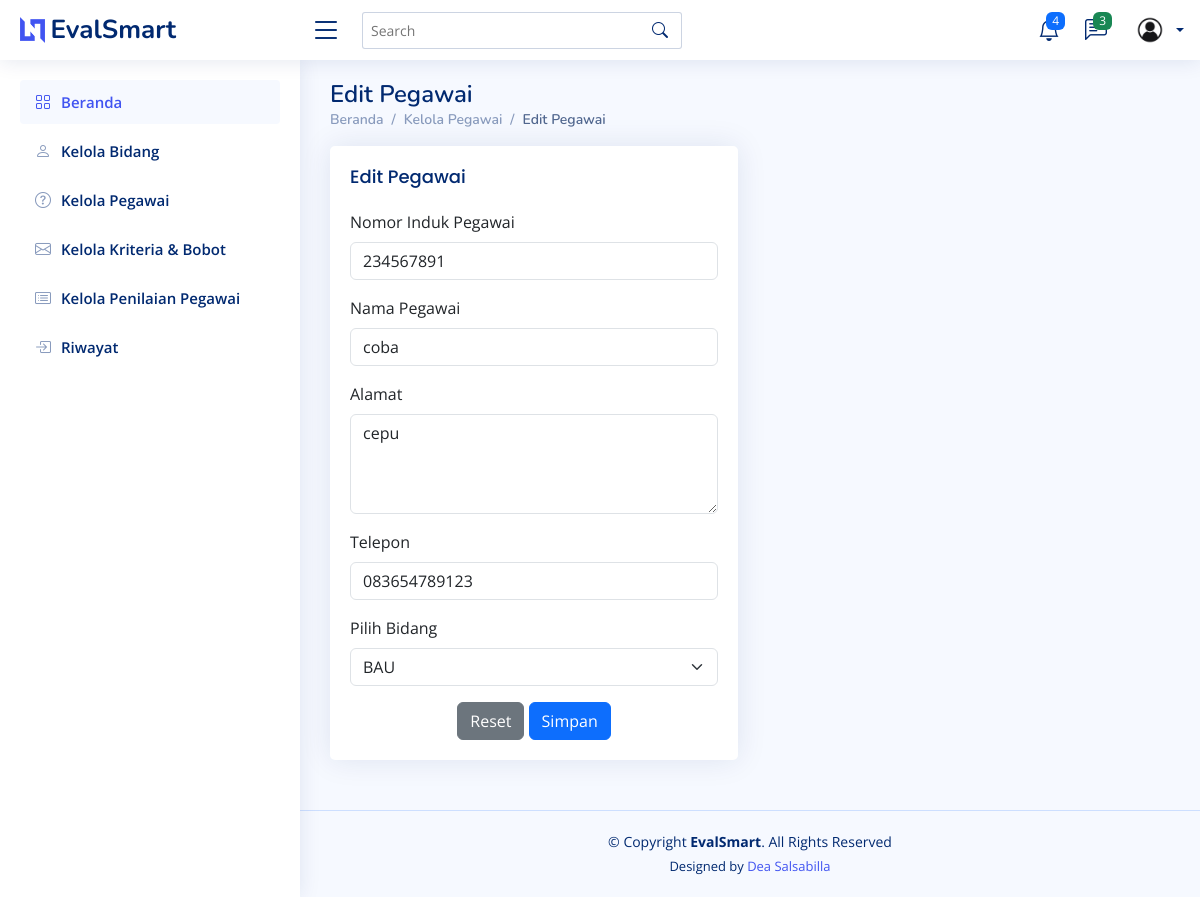
Page /pegawai/edit-pegawai/2/ on the committed database.
### testing/models.py (models this page shows, shortened)
class Pegawai(models.Model):
    id = models.AutoField(primary_key=True)  # ID otomatis
    nomor_induk = models.CharField(max_length=20, unique=True)  # Nomor induk pegawai
    nama = models.CharField(max_length=100)  # Nama pegawai
    alamat = models.TextField()  # Alamat pegawai
    no_telp = models.CharField(max_length=15)  # Nomor telepon pegawai
    bidang = models.ForeignKey(Bidang, on_delete=models.CASCADE)  # Relasi ke tabel Bidang
    class Meta:
        verbose_name_plural = "Pegawai"
        ordering = ['nama']

class Bidang(models.Model):
    id = models.AutoField(primary_key=True)
    nama = models.CharField(max_length=255)
    class Meta:
        verbose_name_plural = "Bidang"
        ordering = ['id']

### testing/views.py (the view, shortened to what this page needs)
# urls.py: path('pegawai/edit-pegawai/<int:pegawai_id>/', views.edit_pegawai, name='edit_pegawai'),
def edit_pegawai(request, pegawai_id):
    pegawai = get_object_or_404(Pegawai, id=pegawai_id)  # Ambil data pegawai berdasarkan ID
    bidang_list = Bidang.objects.all()  # Ambil semua bidang untuk dropdown
    return render(request, 'edit_pegawai.html', {'pegawai': pegawai, 'bidang_list': bidang_list})

### testing/templates/edit_pegawai.html (shortened to what this page needs)
<!DOCTYPE html>
<html lang="en">
  <head>
    {% load static %}
    <link href="{% static 'assets/vendor/bootstrap/css/bootstrap.min.css' %}" rel="stylesheet" />
    <link href="{% static 'assets/vendor/bootstrap-icons/bootstrap-icons.css' %}" rel="stylesheet" />
    <link href="{% static 'assets/vendor/boxicons/css/boxicons.min.css' %}" rel="stylesheet" />
    <link href="{% static 'assets/vendor/quill/quill.snow.css' %}" rel="stylesheet" />
    <link href="{% static 'assets/vendor/quill/quill.bubble.css' %}" rel="stylesheet" />
    <link href="{% static 'assets/vendor/remixicon/remixicon.css' %}" rel="stylesheet" />
    <link href="{% static 'assets/vendor/simple-datatables/style.css' %}" rel="stylesheet" />
    <link href="{% static 'assets/css/style.css' %}" rel="stylesheet" />
  </head>
  <body>
    {% include 'partials/header.html' %}
    {% include 'partials/sidebar.html' %}
    <main id="main" class="main">
      <div class="pagetitle">
        <h1>Edit Pegawai</h1>
        <nav>
          <ol class="breadcrumb">
            <li class="breadcrumb-item">
              <a href="{% url 'home' %}">Beranda</a>
            </li>
            <li class="breadcrumb-item">Kelola Pegawai</li>
            <li class="breadcrumb-item active">Edit Pegawai</li>
          </ol>
        </nav>
      </div>
      <section class="section">
        <div class="row">
          <div class="col-lg-6">
            <div class="card">
              <div class="card-body">
                <h5 class="card-title">Edit Pegawai</h5>
                <form class="row g-3" method="post">
                    <div class="col-12">
                        <label for="nomor_induk" class="form-label">Nomor Induk Pegawai</label>
                        <input type="number" class="form-control" id="nomor_induk" name="nomor_induk" value="{{ pegawai.nomor_induk }}" required />
                    </div>
                    <div class="col-12">
                        <label for="nama_pegawai" class="form-label">Nama Pegawai</label>
                        <input type="text" class="form-control" id="nama_pegawai" name="nama_pegawai" value="{{ pegawai.nama }}" required />
                    </div>
                    <div class="col-12">
                        <label for="alamat" class="form-label">Alamat</label>
                        <textarea class="form-control" id="alamat" style="height: 100px" name="alamat" required>{{ pegawai.alamat }}</textarea>
                    </div>
                    <div class="col-12">
                        <label for="no_hp" class="form-label">Telepon</label>
                        <input type="number" class="form-control" id="no_hp" name="no_hp" value="{{ pegawai.no_telp }}" required />
                    </div>
                    <div class="col-12">
                        <label for="pilih_bidang" class="form-label">Pilih Bidang</label>
                        <select class="form-select" id="pilih_bidang" name="pilih_bidang" required>
                            {% for bidang in bidang_list %}
                                <option value="{{ bidang.id }}" {% if bidang.id == pegawai.bidang.id %}selected{% endif %}>
                                    {{ bidang.nama }}
                                </option>
                            {% endfor %}
                        </select>
                    </div>
                    <div class="text-center">
                        <button type="reset" class="btn btn-secondary">Reset</button>
                        <button type="submit" class="btn btn-primary">Simpan</button>
                    </div>
                </form>
            </div>
            </div>
          </div>
        </div>
      </section>
    </main>
    {% include 'partials/footer.html' %}
  </body>
</html>

### testing/static/assets/css/style.css (style rules this page uses)
:root { scroll-behavior: smooth; }
body { font-family: "Open Sans", sans-serif; background: #f6f9ff; color: #444444; }
a { color: #4154f1; text-decoration: none; }
h1, h2, h3, h4, h5, h6 { font-family: "Nunito", sans-serif; }
#main { margin-top: 60px; padding: 20px 30px; transition: all 0.3s; }
.pagetitle { margin-bottom: 10px; }
.pagetitle h1 { font-size: 24px; margin-bottom: 0; font-weight: 600; color: #012970; }
.card { margin-bottom: 30px; border: none; border-radius: 5px; box-shadow: 0px 0 30px rgba(1, 41, 112, 0.1); }
.card-title { padding: 20px 0 15px 0; font-size: 18px; font-weight: 500; color: #012970; font-family: "Poppins", sans-serif; }
.card-body { padding: 0 20px 20px 20px; }
.breadcrumb { font-size: 14px; font-family: "Nunito", sans-serif; color: #899bbd; font-weight: 600; }
.breadcrumb a { color: #899bbd; transition: 0.3s; }
.breadcrumb .breadcrumb-item::before { color: #899bbd; }
.breadcrumb .active { color: #51678f; font-weight: 600; }
@media (min-width: 1200px) { #main, #footer { margin-left: 300px; } }

### rows in the picture
Pegawai: nomor_induk "234567891", nama_pegawai "coba", alamat "cepu", no_hp "083654789123", pilih_bidang "BAU"
